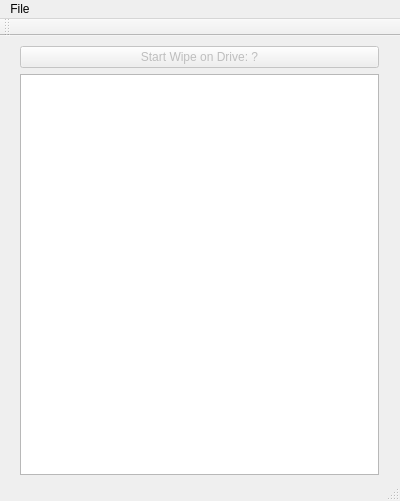
<?xml version="1.0" encoding="UTF-8"?>
<ui version="4.0">
 <class>MainWindow</class>
 <widget class="QMainWindow" name="MainWindow">
  <property name="geometry">
   <rect>
    <x>0</x>
    <y>0</y>
    <width>400</width>
    <height>501</height>
   </rect>
  </property>
  <property name="windowTitle">
   <string>MainWindow</string>
  </property>
  <widget class="QWidget" name="centralWidget">
   <widget class="QWidget" name="gridLayoutWidget">
    <property name="geometry">
     <rect>
      <x>9</x>
      <y>-1</y>
      <width>381</width>
      <height>451</height>
     </rect>
    </property>
    <layout class="QGridLayout" name="gridLayout">
     <item row="2" column="0">
      <widget class="QTextBrowser" name="textBrowser">
       <property name="font">
        <font>
         <pointsize>5</pointsize>
        </font>
       </property>
      </widget>
     </item>
     <item row="1" column="0">
      <widget class="QPushButton" name="pushButton">
       <property name="enabled">
        <bool>false</bool>
       </property>
       <property name="text">
        <string>Start Wipe on Drive: ?</string>
       </property>
      </widget>
     </item>
    </layout>
   </widget>
  </widget>
  <widget class="QMenuBar" name="menuBar">
   <property name="geometry">
    <rect>
     <x>0</x>
     <y>0</y>
     <width>400</width>
     <height>22</height>
    </rect>
   </property>
   <widget class="QMenu" name="menuFile">
    <property name="title">
     <string>File</string>
    </property>
    <addaction name="actionQuit"/>
   </widget>
   <addaction name="menuFile"/>
  </widget>
  <widget class="QToolBar" name="mainToolBar">
   <attribute name="toolBarArea">
    <enum>TopToolBarArea</enum>
   </attribute>
   <attribute name="toolBarBreak">
    <bool>false</bool>
   </attribute>
  </widget>
  <widget class="QStatusBar" name="statusBar"/>
  <action name="actionQuit">
   <property name="text">
    <string>Quit</string>
   </property>
   <property name="shortcut">
    <string>Ctrl+Q</string>
   </property>
  </action>
 </widget>
 <layoutdefault spacing="6" margin="11"/>
 <resources/>
 <connections>
  <connection>
   <sender>actionQuit</sender>
   <signal>triggered()</signal>
   <receiver>MainWindow</receiver>
   <slot>close()</slot>
   <hints>
    <hint type="sourcelabel">
     <x>-1</x>
     <y>-1</y>
    </hint>
    <hint type="destinationlabel">
     <x>199</x>
     <y>149</y>
    </hint>
   </hints>
  </connection>
 </connections>
</ui>
